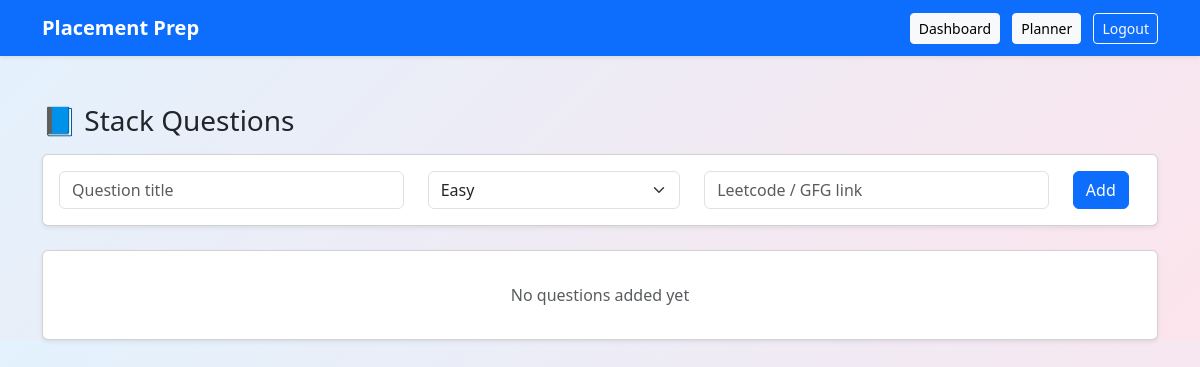
Page /questions/Stack (signed in) on the earlier database version.
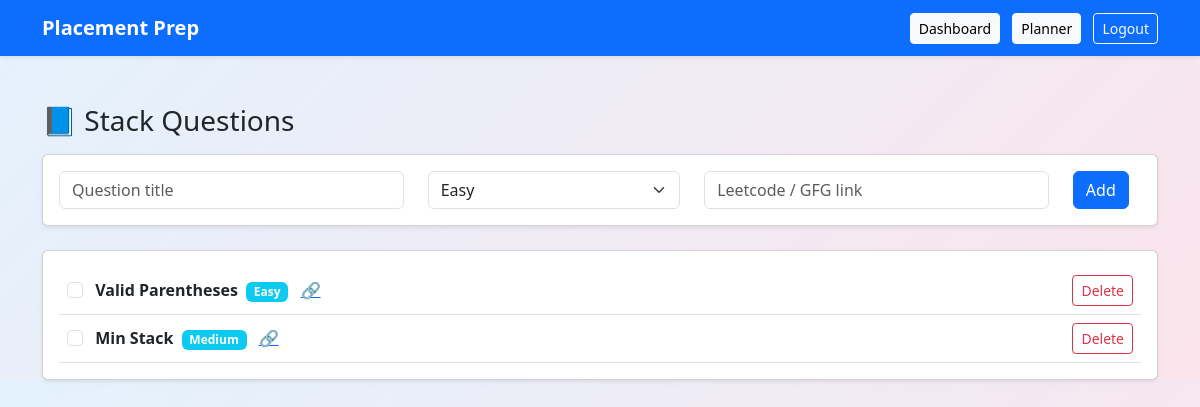
Same page on the later database version.
### app.py (models this page shows)
class Question(db.Model):
    id = db.Column(db.Integer, primary_key=True)
    title = db.Column(db.String(200))
    difficulty = db.Column(db.String(20))
    link = db.Column(db.String(300))
    topic = db.Column(db.String(50))
    solved = db.Column(db.Boolean, default=False)
    user_email = db.Column(db.String(100))

### app.py (the view)
@app.route("/questions/<topic>")
def view_questions(topic):
    if "user" not in session:
        return redirect(url_for("login"))
    questions = Question.query.filter_by(
        user_email=session["user"],
        topic=topic
    ).all()
    return render_template(
        "questions.html",
        topic=topic,
        questions=questions
    )

### templates/questions.html (shortened to what this page needs)
{% extends "base.html" %}
{% block content %}
<h3 class="mb-3">📘 {{ topic }} Questions</h3>
<div class="card p-3 mb-4 shadow-sm">
  <form action="/add-question" method="POST">
    <div class="row">
      <div class="col-md-4">
        <input class="form-control" name="title" placeholder="Question title" required>
      </div>
      <div class="col-md-3">
        <select name="difficulty" class="form-select">
          <option>Easy</option>
        </select>
      </div>
      <div class="col-md-4">
        <input class="form-control" name="link" placeholder="Leetcode / GFG link">
      </div>
      <div class="col-md-1">
        <button class="btn btn-primary">Add</button>
      </div>
    </div>
  </form>
</div>
<div class="card p-3 shadow-sm">
  {% for q in questions %}
  <div class="d-flex justify-content-between align-items-center border-bottom p-2">
    <div>
      <input
        class="form-check-input me-2"
        type="checkbox"
        onchange="toggleQ({{ q.id }})"
      >
      <strong>{{ q.title }}</strong>
      <span class="badge bg-info ms-1">
        {{ q.difficulty }}
      </span>
      {% if q.link %}
        <a href="{{ q.link }}" target="_blank" class="ms-2">
          🔗
        </a>
      {% endif %}
    </div>
    <form action="/delete-question" method="post" class="m-0">
      <button class="btn btn-sm btn-outline-danger">
        Delete
      </button>
    </form>
  </div>
  {% endfor %}
  {% if not questions %}
    <p class="text-muted text-center mt-3">
      No questions added yet
    </p>
  {% endif %}
</div>
{% endblock %}

Differences in the rows shown:
added Question: title "Valid Parentheses", difficulty "Easy"
added Question: title "Min Stack", difficulty "Medium"
Other differences:
text no longer shown: "No questions added yet"
